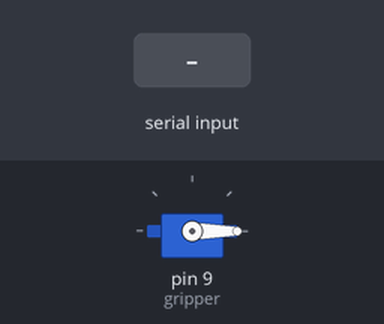
The sketch below on a simulated Arduino Uno, built with avr-gcc and run on an emulated ATmega328P. On the bench: servo. The test bench sets the inputs (shaded band).

Above: at 1.2 s.
1.3 s: "P" received over Serial
At 1.7 s:
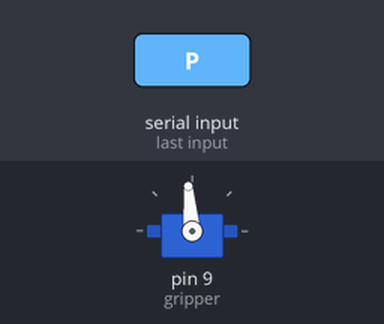
2.8 s: "R" received over Serial
At 4.0 s:
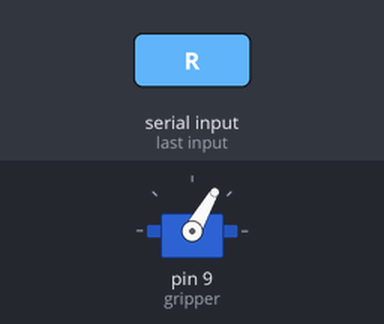
4.3 s: "H" received over Serial
At 5.2 s:
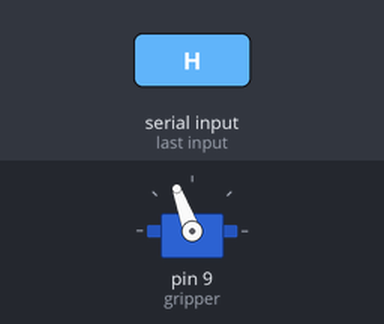
5.8 s: "Q" received over Serial
At 6.4 s:
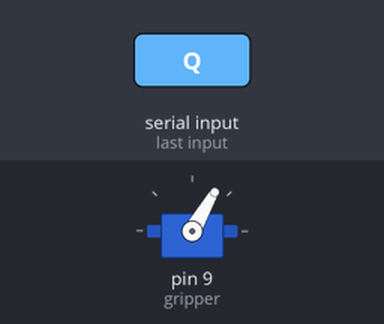
7.3 s: "L" received over Serial
At 8.7 s:
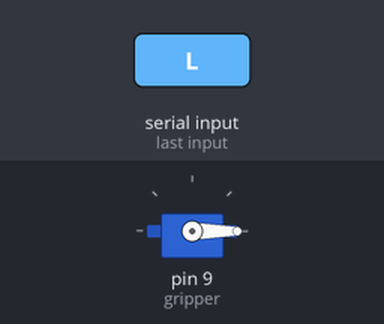
Timing chart, 0 to 9.8 s (numbered marks = the images above; inputs shaded):
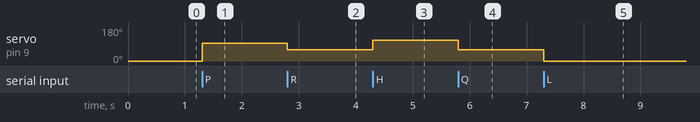

The sketch:

gripper_servo.ino
```cpp
#include <Servo.h>
Servo gripper;
char message;
void setup() {
  Serial.begin(9600);
  gripper.attach(9);
  gripper.write(0);
}

void loop() {
  if (Serial.available()) {
    message = Serial.read();
  }
  if (message == 'P'){
    gripper.write(95);
  }
  else if (message == 'R'){
    gripper.write(60);
  }
  else if (message == 'B')
    gripper.write(80);
  else if (message == 'K')
    gripper.write(70); //60
  else if (message == 'Q')
    gripper.write(60); //70
  else if (message == 'H')
    gripper.write(110);
  else if (message == 'L'){
    gripper.write(0);
  }
}
```

Measured:
- after the input at 1.3 s, servo on pin 9 (gripper): 0° → 95° at once
- after the input at 2.8 s, servo on pin 9 (gripper): 95° → 60° at once
- after the input at 4.3 s, servo on pin 9 (gripper): 60° → 110° at once
- after the input at 5.8 s, servo on pin 9 (gripper): 110° → 60° at once
- after the input at 7.3 s, servo on pin 9 (gripper): 60° → 0° at once
